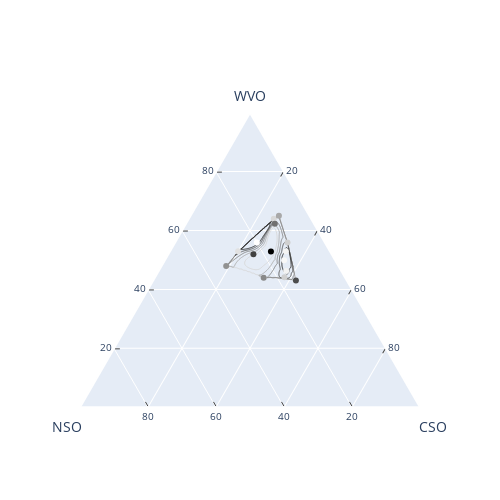

Source (notebook cell):
### Markdown cell above
## FFA Ternary Contour Plot

### Code cell
import plotly.figure_factory as ff
import numpy as np

data_oil = pd.read_excel("Oil and catalyst Mixture designs plot.xlsx", sheet_name="Oil design")
data_cat = pd.read_excel("Oil and catalyst Mixture designs plot.xlsx", sheet_name="Catalyst design")

test_data = data_oil.values

a = test_data[:, 0]
b = test_data[:, 1]
c = test_data[:, 2]

v = test_data[:, 5]

fig = ff.create_ternary_contour(
    np.array([a, b, c]), v,
    pole_labels=['A', 'B', 'C'],
    ncontours=5,
    colorscale='Greys',
    showscale=False,
    coloring="lines",
    showmarkers=True
    
)

fig.update_layout(
    ternary=dict(
        sum=100,
        aaxis=dict(title='WVO', ticks='inside', tickfont=dict(size=10)),
        baxis=dict(title='NSO', ticks='inside', tickfont=dict(size=10)),
        caxis=dict(title='CSO', ticks='inside', tickfont=dict(size=10)),
    ),
)

fig.show()

### Figure 1 — Plotly figure (JSON) as saved in the notebook; plotly's stock layout.template omitted (floating-point values rounded to 4 significant figures; data arrays with more than 128 entries replaced by an {"elided": "..."} marker saying what was removed)
{"data": [{"a": [1, 0, 0], "b": [0, 1, 0], "c": [0, 0, 1], "fillcolor": "rgb(255.0, 255.0, 255.0)", "hoverinfo": "skip", "line": {"color": "rgb(255.0, 255.0, 255.0)", "shape": "spline", "width": 1}, "mode": "lines", "name": "8.735", "showlegend": true, "type": "scatterternary"}, {"a": {"elided": "794 float values"}, "b": {"elided": "794 float values"}, "c": {"elided": "794 float values"}, "fillcolor": "rgb(212.49999999999997, 212.49999999999997, 212.49999999999997)", "hoverinfo": "skip", "line": {"color": "rgb(212.49999999999997, 212.49999999999997, 212.49999999999997)", "shape": "spline", "width": 1}, "mode": "lines", "name": "7.721", "showlegend": true, "type": "scatterternary"}, {"a": {"elided": "1132 float values"}, "b": {"elided": "1132 float values"}, "c": {"elided": "1132 float values"}, "fillcolor": "rgb(170.0, 170.0, 170.0)", "hoverinfo": "skip", "line": {"color": "rgb(170.0, 170.0, 170.0)", "shape": "spline", "width": 1}, "mode": "lines", "name": "6.707", "showlegend": true, "type": "scatterternary"}, {"a": {"elided": "1101 float values"}, "b": {"elided": "1101 float values"}, "c": {"elided": "1101 float values"}, "fillcolor": "rgb(127.5, 127.5, 127.5)", "hoverinfo": "skip", "line": {"color": "rgb(127.5, 127.5, 127.5)", "shape": "spline", "width": 1}, "mode": "lines", "name": "5.692", "showlegend": true, "type": "scatterternary"}, {"a": {"elided": "415 float values"}, "b": {"elided": "415 float values"}, "c": {"elided": "415 float values"}, "fillcolor": "rgb(212.49999999999997, 212.49999999999997, 212.49999999999997)", "hoverinfo": "skip", "line": {"color": "rgb(212.49999999999997, 212.49999999999997, 212.49999999999997)", "shape": "spline", "width": 1}, "mode": "lines", "name": "7.721", "showlegend": true, "type": "scatterternary"}, {"a": {"elided": "291 float values"}, "b": {"elided": "291 float values"}, "c": {"elided": "291 float values"}, "fillcolor": "rgb(85.0, 85.0, 85.0)", "hoverinfo": "skip", "line": {"color": "rgb(85.0, 85.0, 85.0)", "shape": "spline", "width": 1}, "mode": "lines", "name": "4.678", "showlegend": true, "type": "scatterternary"}, {"a": {"elided": "507 float values"}, "b": {"elided": "507 float values"}, "c": {"elided": "507 float values"}, "fillcolor": "rgb(85.0, 85.0, 85.0)", "hoverinfo": "skip", "line": {"color": "rgb(85.0, 85.0, 85.0)", "shape": "spline", "width": 1}, "mode": "lines", "name": "4.678", "showlegend": true, "type": "scatterternary"}, {"a": {"elided": "377 float values"}, "b": {"elided": "377 float values"}, "c": {"elided": "377 float values"}, "fillcolor": "rgb(42.5, 42.5, 42.5)", "hoverinfo": "skip", "line": {"color": "rgb(42.5, 42.5, 42.5)", "shape": "spline", "width": 1}, "mode": "lines", "name": "3.664", "showlegend": true, "type": "scatterternary"}, {"a": {"elided": "189 float values"}, "b": {"elided": "189 float values"}, "c": {"elided": "189 float values"}, "fillcolor": "rgb(42.5, 42.5, 42.5)", "hoverinfo": "skip", "line": {"color": "rgb(42.5, 42.5, 42.5)", "shape": "spline", "width": 1}, "mode": "lines", "name": "3.664", "showlegend": true, "type": "scatterternary"}, {"a": [0.44, 0.43, 0.5301, 0.4414, 0.5285, 0.4629, 0.5293, 0.4993, 0.5598, 0.5593, 0.64, 0.5198, 0.48, 0.65, 0.6233], "b": [0.2398, 0.15, 0.2699, 0.178, 0.1742, 0.1622, 0.13, 0.15, 0.2001, 0.11, 0.11, 0.2301, 0.33, 0.09, 0.1154], "c": [0.3202, 0.42, 0.2, 0.3806, 0.2973, 0.3749, 0.3407, 0.3507, 0.2402, 0.3307, 0.25, 0.2502, 0.19, 0.26, 0.2614], "hovertemplate": "A: %{a:.3f}<br>B: %{b:.3f}<br>C: %{c:.3f}<br>z: %{marker.color:.3f}<extra></extra>", "marker": {"color": [5.965, 7.29, 3.915, 4.41, 8.735, 3.265, 3.195, 2.985, 2.65, 4.415, 4.2, 7.5, 5.8, 5.35, 6.515], "colorscale": [[0, "rgb(255,255,255)"], [0.125, "rgb(240,240,240)"], [0.25, "rgb(217,217,217)"], [0.375, "rgb(189,189,189)"], [0.5, "rgb(150,150,150)"], [0.625, "rgb(115,115,115)"], [0.75, "rgb(82,82,82)"], [0.875, "rgb(37,37,37)"], [1, "rgb(0,0,0)"]], "line": {"color": "rgb(120, 120, 120)", "width": 0}}, "mode": "markers", "opacity": 1, "type": "scatterternary"}], "layout": {"height": 500, "showlegend": false, "ternary": {"aaxis": {"linewidth": 2, "min": 0.01, "tickfont": {"size": 10}, "ticks": "inside", "title": {"text": "WVO"}}, "baxis": {"linewidth": 2, "min": 0.01, "tickfont": {"size": 10}, "ticks": "inside", "title": {"text": "NSO"}}, "caxis": {"linewidth": 2, "min": 0.01, "tickfont": {"size": 10}, "ticks": "inside", "title": {"text": "CSO"}}, "sum": 100}, "width": 500}}
